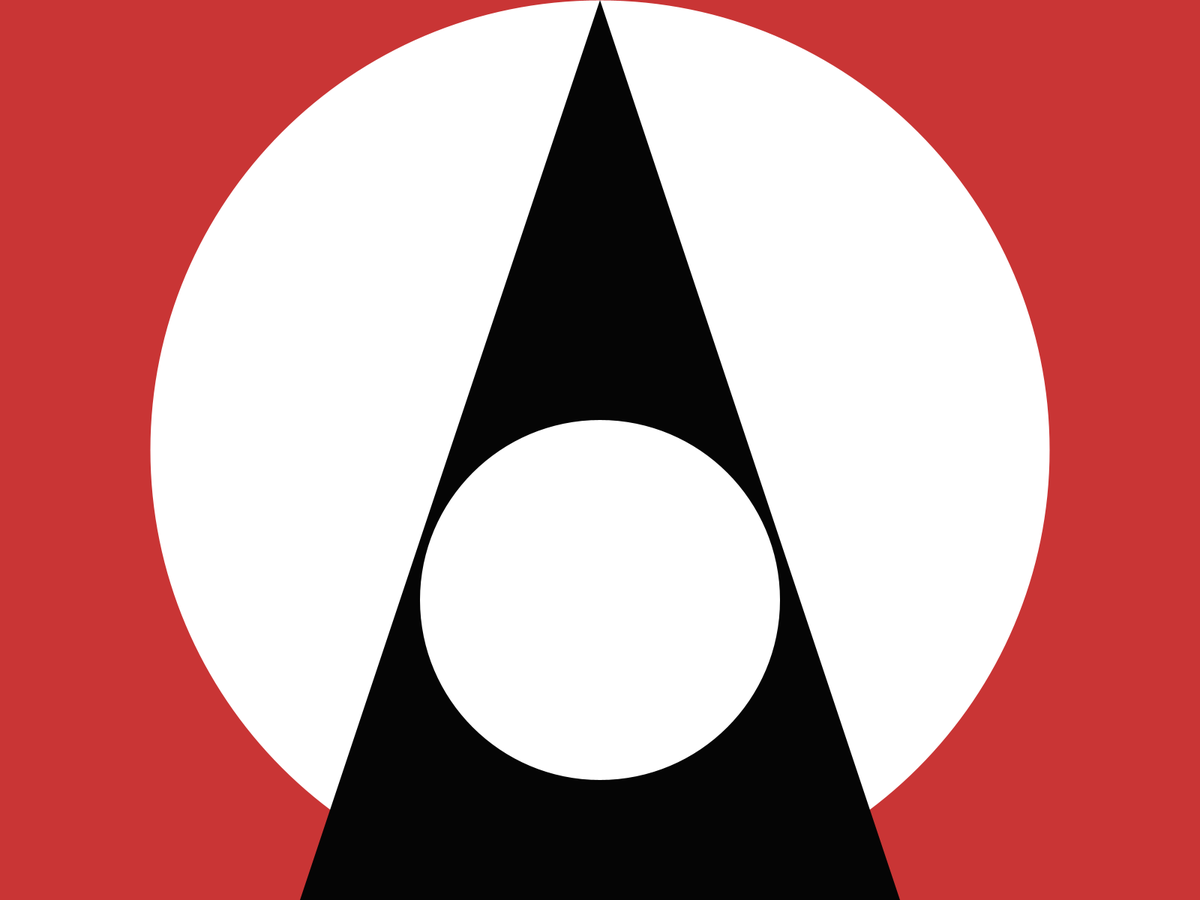
Frame 1 (no input)
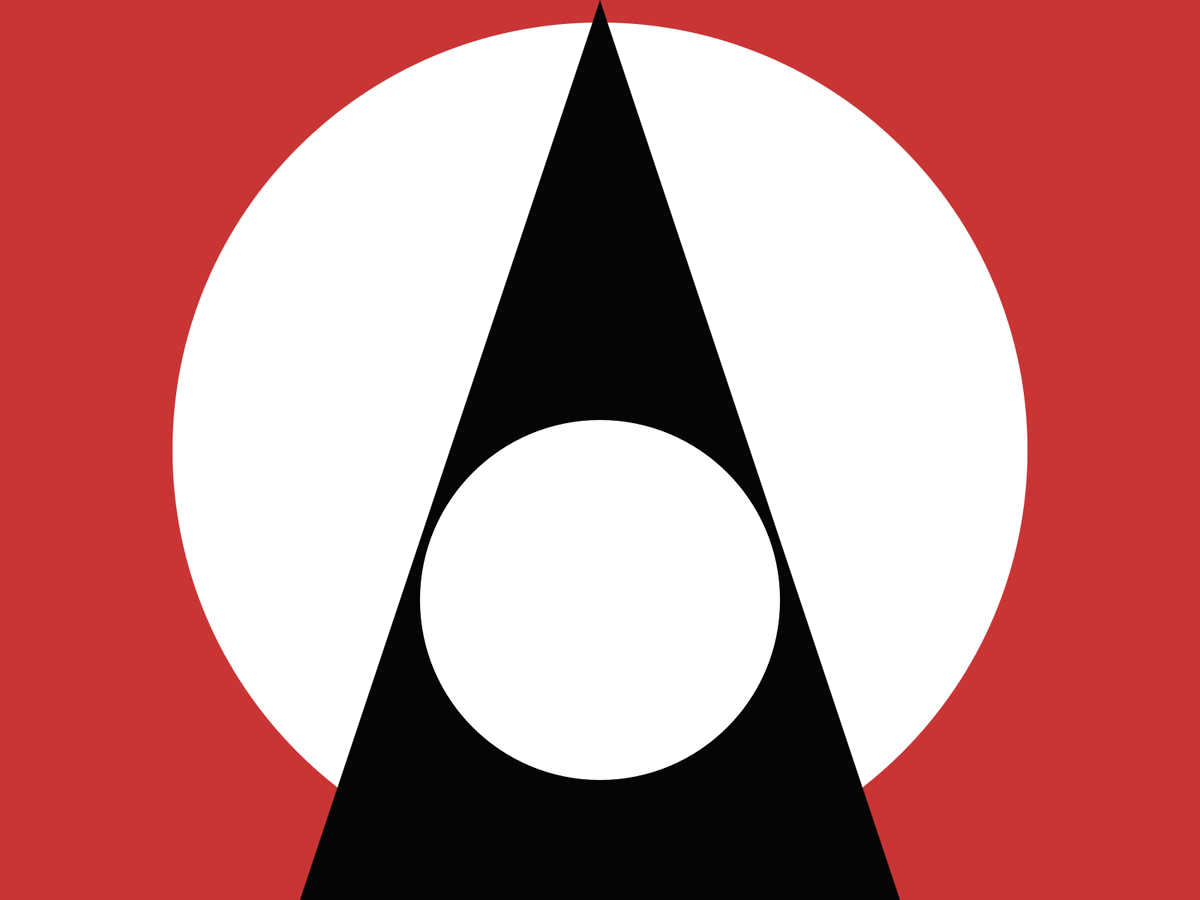
Frame 60 (the mouse pressed at the canvas centre just before this capture)
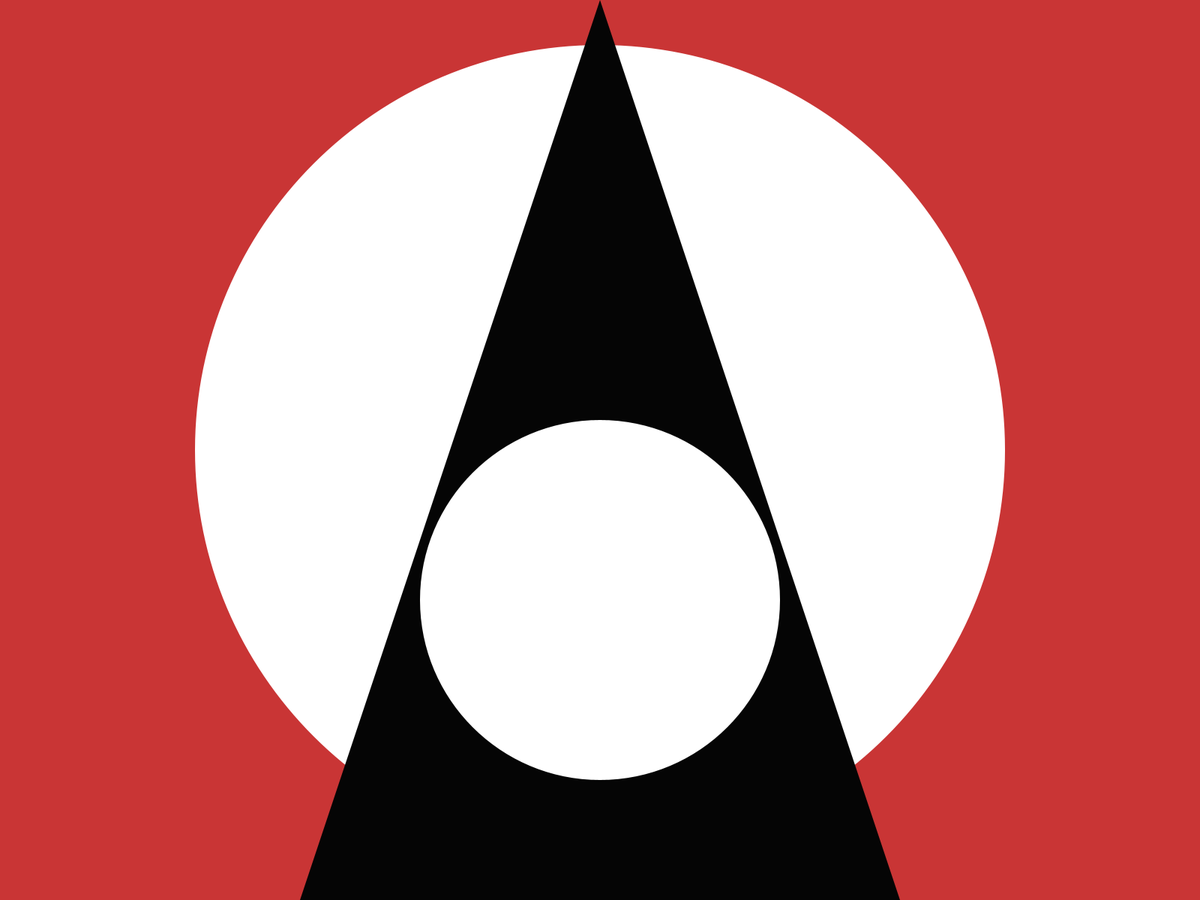
Frame 120 (the mouse held since frame 60 and released just before this capture)

The Processing sketch that drew these frames (run headless with seeded random() and noise(); from frame 60 on, the mouse is pressed at the canvas centre):

// Processing sketch: stare
// ── stare.pde
final static float EASING = 0.05; // constant

int numLines = 0;
float maxLines = random(20, 25);
int x1, y1, width1, height1;

int minsize = 100;
int maxsize = 500;

boolean growing = false;

void setup() {
  fullScreen();
  //size(640, 480);
  noCursor();
  smooth();
  noStroke();
  background(15);
  
  x1 = width/2;
  y1 = height/2;
  width1 = height;
  height1 = height;
}

void draw() {
  background(201, 53, 53);
  
  noStroke();
  fill(255);
  //x1 = x1 - 1;
  //y1 = y1 - 1;
  
  if (width1 < height/2 || height1 < height/2) {
    growing = true;
  } else if (width1 > height * 0.95 || height1 > height * 0.95) {
    growing = false;
  }
  
  if (growing) {
    width1 = width1 + 1;
    height1 = height1 + 1;
  } else {
    width1 = width1 - 1;
    height1 = height1 - 1;
  }

  //ellipse(width/2, height/2, height, height);
  ellipse(x1, y1, width1, height1);
  
  fill(5);
  triangle(width/4, height, width/2, 0, width - width/4, height);

  fill(255);
  /*
  x
  y
  width
  height
  */
  ellipse(width/2, height - height/3, height/2.5, height/2.5);

  /*
  stroke(75);
  noFill();
  numLines++;

  for(int i = 0; i < numLines; i++) {
    int j = i * 20;
    triangle(width/4 - j, height + j, width/2, -j, width - width/4 + j, height + j);
  }
  
  if (numLines > maxLines) {
    numLines = 0;
    maxLines = random(5, 15);
  }
  */
}
